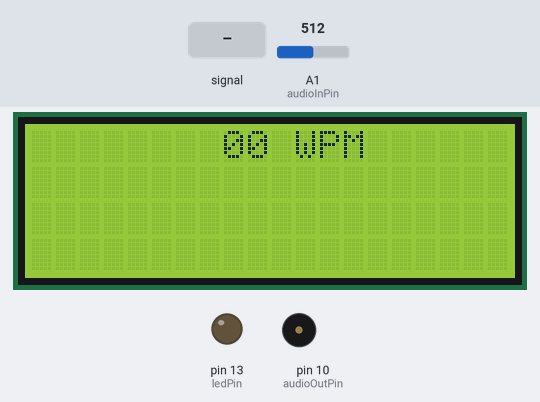
Simulated run of this sketch. Board: Arduino Uno, built with avr-gcc and run on an emulated ATmega328P. Parts: 20×4 character LCD, output pins drawn as LEDs (lit = HIGH), buzzer (waves = sounding). The test bench sets the inputs (shaded band); at power-on: A1 (audioInPin) = 512. What the sketch prints to the serial monitor is not drawn.

Above: at 1.3 s.
1.4 s: A1 (audioInPin) fed a 200 Hz sine of ±81 counts around its level
At 2.2 s:
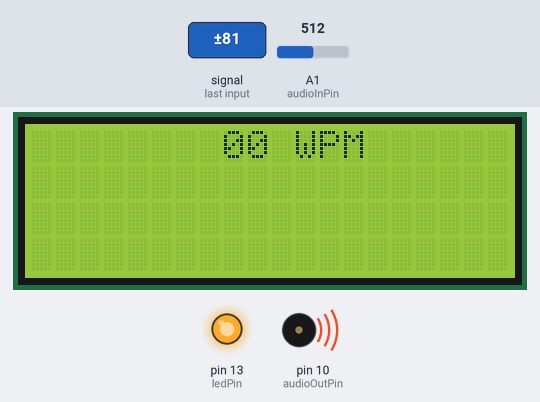
2.9 s: A1 (audioInPin) set to 568
At 3.6 s:
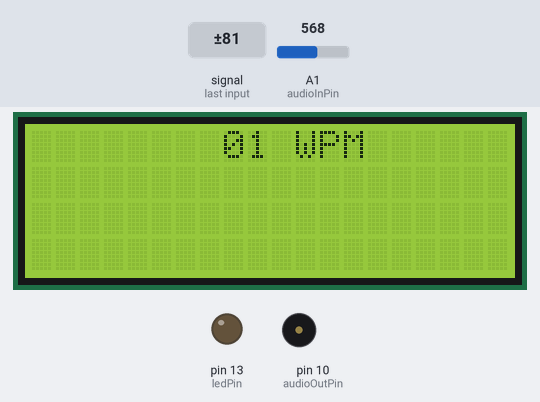
4.4 s: A1 (audioInPin) fed a 1000 Hz sine of ±255 counts around its level
At 5.5 s:
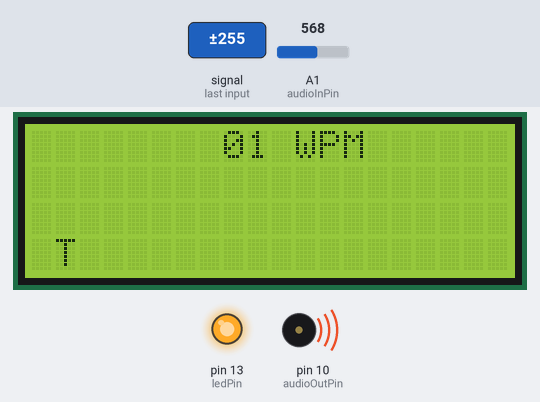
5.9 s: A1 (audioInPin) fed a 2 Hz sine of ±306 counts around its level
At 7.0 s:
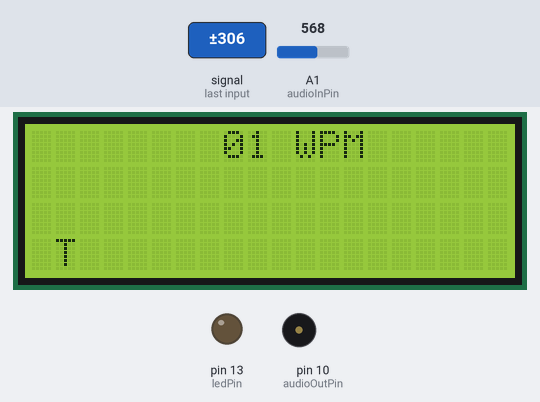
7.4 s: A1 (audioInPin) fed a 50 Hz sine of ±306 counts around its level
At 7.7 s:
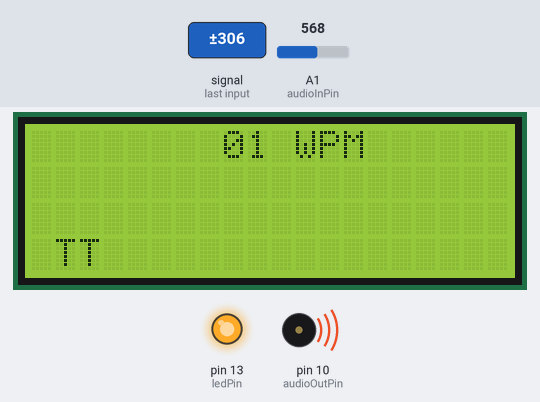
8.9 s: A1 (audioInPin) set to 548
At 9.8 s:
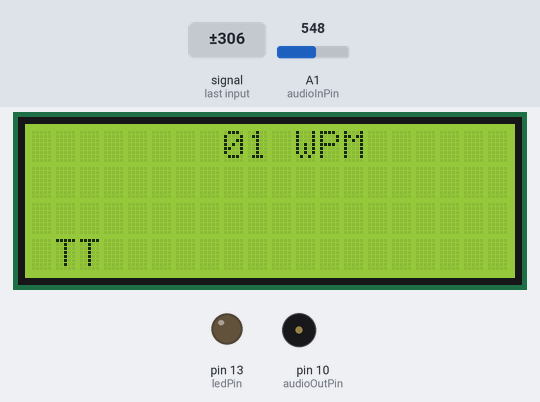
Timing chart, 0 to 11.9 s (numbered marks = the images above; inputs shaded):
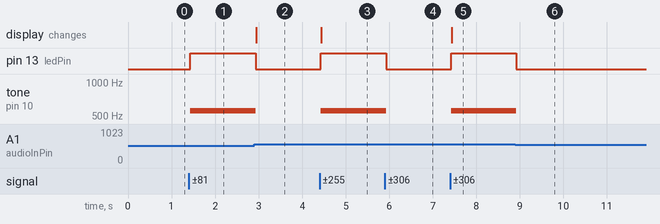

Measured:
- after the input at 1.4 s, pin 13 (ledPin): LOW → HIGH at once; tone on pin 10 (audioOutPin): silent → 558 Hz at once
- after the input at 2.9 s, pin 13 (ledPin): HIGH → LOW at once; tone on pin 10 (audioOutPin): 558 Hz → silent at once; the display: changes after 0.05 s (image 2)
- after the input at 4.4 s, pin 13 (ledPin): LOW → HIGH at once; tone on pin 10 (audioOutPin): silent → 558 Hz at once; the display: changes at once (image 3)
- after the input at 5.9 s, pin 13 (ledPin): HIGH → LOW at once; tone on pin 10 (audioOutPin): 558 Hz → silent at once
- after the input at 7.4 s, pin 13 (ledPin): LOW → HIGH at once; tone on pin 10 (audioOutPin): silent → 558 Hz at once; the display: changes at once (image 5)
- after the input at 8.9 s, pin 13 (ledPin): HIGH → LOW at once; tone on pin 10 (audioOutPin): 558 Hz → silent at once

The sketch:

CW_decoder11.ino
```cpp
// (licence header left out)
///////////////////////////////////////////////////////////////////////////
// Read more here http://en.wikipedia.org/wiki/Goertzel_algorithm        //
// if you want to know about FFT the http://www.dspguide.com/pdfbook.htm //
///////////////////////////////////////////////////////////////////////////

#include <Wire.h>  // Comes with Arduino IDE
//#include <LiquidCrystal.h>
#include <LiquidCrystal_I2C.h>

///////////////////////////////////////////////
// select the pins used on the LCD panel      /
///////////////////////////////////////////////
//  LiquidCrystal lcd(RS, E, D4, D5, D6, D7) //
///////////////////////////////////////////////

//LiquidCrystal lcd(12, 11, 5, 4, 3, 2);
LiquidCrystal_I2C lcd(0x27, 2, 1, 0, 4, 5, 6, 7, 3, POSITIVE);  // Set the LCD I2C address

const int colums = 20; /// have to be 16 or 20
const int rows = 4;  /// have to be 2 or 4

int lcdindex = 0;
int line1[colums];
int line2[colums];

////////////////////////////////
// Define 8 specials letters  //
////////////////////////////////

byte U_umlaut[8] =   {B01010,B00000,B10001,B10001,B10001,B10001,B01110,B00000}; // 'Ü'
byte O_umlaut[8] =   {B01010,B00000,B01110,B10001,B10001,B10001,B01110,B00000}; // 'Ö'
byte A_umlaut[8] =   {B01010,B00000,B01110,B10001,B11111,B10001,B10001,B00000}; // 'Ä'
byte AE_capital[8] = {B01111,B10100,B10100,B11110,B10100,B10100,B10111,B00000}; // 'Æ'
byte OE_capital[8] = {B00001,B01110,B10011,B10101,B11001,B01110,B10000,B00000}; // 'Ø'
byte fullblock[8] =  {B11111,B11111,B11111,B11111,B11111,B11111,B11111,B11111};
byte AA_capital[8] = {B00100,B00000,B01110,B10001,B11111,B10001,B10001,B00000}; // 'Å'
byte emtyblock[8] =  {B00000,B00000,B00000,B00000,B00000,B00000,B00000,B00000};

int audioInPin = A1;
int audioOutPin = 10;
int ledPin = 13;

float magnitude ;
int magnitudelimit = 100;
int magnitudelimit_low = 100;
int realstate = LOW;
int realstatebefore = LOW;
int filteredstate = LOW;
int filteredstatebefore = LOW;


///////////////////////////////////////////////////////////
// The sampling frq will be 8928 on a 16 mhz             //
// without any prescaler etc                             //
// because we need the tone in the center of the bins    //
// you can set the tone to 496, 558, 744 or 992          //
// then n the number of samples which give the bandwidth //
// can be (8928 / tone) * 1 or 2 or 3 or 4 etc           //
// init is 8928/558 = 16 *4 = 64 samples                 //
// try to take n = 96 or 128 ;o)                         //
// 48 will give you a bandwidth around 186 hz            //
// 64 will give you a bandwidth around 140 hz            //
// 96 will give you a bandwidth around 94 hz             //
// 128 will give you a bandwidth around 70 hz            //
// BUT remember that high n take a lot of time           //
// so you have to find the compromice - i use 48         //
///////////////////////////////////////////////////////////

float coeff;
float Q1 = 0;
float Q2 = 0;
float sine;
float cosine;
float sampling_freq=8928.0;
float target_freq=558.0; /// adjust for your needs see above
float n=48.0;  //// if you change  her please change next line also
int testData[48];

//////////////////////////////
// Noise Blanker time which //
// shall be computed so     //
// this is initial          //
//////////////////////////////
int nbtime = 6;  /// ms noise blanker

long starttimehigh;
long highduration;
long lasthighduration;
long hightimesavg;
long lowtimesavg;
long startttimelow;
long lowduration;
long laststarttime = 0;

char code[20];
int stop = LOW;
int wpm;


////////////////
// init setup //
////////////////
void setup() {

////////////////////////////////////
// The basic goertzel calculation //
////////////////////////////////////
  int	k;
  float	omega;
  k = (int) (0.5 + ((n * target_freq) / sampling_freq));
  omega = (2.0 * PI * k) / n;
  sine = sin(omega);
  cosine = cos(omega);
  coeff = 2.0 * cosine;

///////////////////////////////
// define special characters //
///////////////////////////////
 lcd.createChar(0, U_umlaut); //     German
 lcd.createChar(1, O_umlaut); //     German, Swedish
 lcd.createChar(2, A_umlaut); //     German, Swedish
 lcd.createChar(3, AE_capital); //   Danish, Norwegian
 lcd.createChar(4, OE_capital); //   Danish, Norwegian
 lcd.createChar(5, fullblock);
 lcd.createChar(6, AA_capital); //   Danish, Norwegian, Swedish
 lcd.createChar(7, emtyblock);
 lcd.clear();

 Serial.begin(9600);
 pinMode(ledPin, OUTPUT);
 lcd.begin(colums, rows);
 for (int index = 0; index < colums; index++){
    line1[index] = 32;
	line2[index] = 32;
 }

}

///////////////
// main loop //
///////////////
 void loop() {

  /////////////////////////////////////
  // The basic where we get the tone //
  /////////////////////////////////////

  for (char index = 0; index < n; index++)
  {
    testData[index] = analogRead(audioInPin);
  }
  for (char index = 0; index < n; index++){
	  float Q0;
	  Q0 = coeff * Q1 - Q2 + (float) testData[index];
	  Q2 = Q1;
	  Q1 = Q0;
  }
  float magnitudeSquared = (Q1*Q1)+(Q2*Q2)-Q1*Q2*coeff;  // we do only need the real part //
  magnitude = sqrt(magnitudeSquared);
  Q2 = 0;
  Q1 = 0;

  //Serial.print(magnitude); Serial.println();  //// here you can measure magnitude for setup..

  ///////////////////////////////////////////////////////////
  // here we will try to set the magnitude limit automatic //
  ///////////////////////////////////////////////////////////

  if (magnitude > magnitudelimit_low){
    magnitudelimit = (magnitudelimit +((magnitude - magnitudelimit)/6));  /// moving average filter
  }

  if (magnitudelimit < magnitudelimit_low)
	magnitudelimit = magnitudelimit_low;

  ////////////////////////////////////
  // now we check for the magnitude //
  ////////////////////////////////////

  if(magnitude > magnitudelimit*0.6) // just to have some space up
     realstate = HIGH;
  else
    realstate = LOW;

  /////////////////////////////////////////////////////
  // here we clean up the state with a noise blanker //
  /////////////////////////////////////////////////////

  if (realstate != realstatebefore){
	laststarttime = millis();
  }
  if ((millis()-laststarttime)> nbtime){
	if (realstate != filteredstate){
		filteredstate = realstate;
	}
  }

 ////////////////////////////////////////////////////////////
 // Then we do want to have some durations on high and low //
 ////////////////////////////////////////////////////////////

 if (filteredstate != filteredstatebefore){
	if (filteredstate == HIGH){
		starttimehigh = millis();
		lowduration = (millis() - startttimelow);
	}

	if (filteredstate == LOW){
		startttimelow = millis();
		highduration = (millis() - starttimehigh);
        if (highduration < (2*hightimesavg) || hightimesavg == 0){
			hightimesavg = (highduration+hightimesavg+hightimesavg)/3;     // now we know avg dit time ( rolling 3 avg)
		}
		if (highduration > (5*hightimesavg) ){
			hightimesavg = highduration+hightimesavg;     // if speed decrease fast ..
		}
	}
  }

 ///////////////////////////////////////////////////////////////
 // now we will check which kind of baud we have - dit or dah //
 // and what kind of pause we do have 1 - 3 or 7 pause        //
 // we think that hightimeavg = 1 bit                         //
 ///////////////////////////////////////////////////////////////

 if (filteredstate != filteredstatebefore){
  stop = LOW;
  if (filteredstate == LOW){  //// we did end a HIGH
   if (highduration < (hightimesavg*2) && highduration > (hightimesavg*0.6)){ /// 0.6 filter out false dits
	strcat(code,".");
	Serial.print(".");
   }
   if (highduration > (hightimesavg*2) && highduration < (hightimesavg*6)){
	strcat(code,"-");
	Serial.print("-");
	wpm = (wpm + (1200/((highduration)/3)))/2;  //// the most precise we can do ;o)
   }
  }

   if (filteredstate == HIGH){  //// we did end a LOW

   float lacktime = 1;
   if(wpm > 25)lacktime=1.0; ///  when high speeds we have to have a little more pause before new letter or new word
   if(wpm > 30)lacktime=1.2;
   if(wpm > 35)lacktime=1.5;

   if (lowduration > (hightimesavg*(2*lacktime)) && lowduration < hightimesavg*(5*lacktime)){ // letter space
    docode();
	code[0] = '\0';
	Serial.print("/");
   }
   if (lowduration >= hightimesavg*(5*lacktime)){ // word space
    docode();
	code[0] = '\0';
	printascii(32);
	Serial.println();
   }
  }
 }

 //////////////////////////////
 // write if no more letters //
 //////////////////////////////

  if ((millis() - startttimelow) > (highduration * 6) && stop == LOW){
   docode();
   code[0] = '\0';
   stop = HIGH;
  }

 /////////////////////////////////////
 // we will turn on and off the LED //
 // and the speaker                 //
 /////////////////////////////////////

   if(filteredstate == HIGH){
     digitalWrite(ledPin, HIGH);
	 tone(audioOutPin,target_freq);
   }
   else{
     digitalWrite(ledPin, LOW);
	 noTone(audioOutPin);
   }

 //////////////////////////////////
 // the end of main loop clean up//
 /////////////////////////////////
 updateinfolinelcd();
 realstatebefore = realstate;
 lasthighduration = highduration;
 filteredstatebefore = filteredstate;
 }


////////////////////////////////
// translate cw code to ascii //
////////////////////////////////

void docode(){
    if (strcmp(code,".-") == 0) printascii(65);
	if (strcmp(code,"-...") == 0) printascii(66);
	if (strcmp(code,"-.-.") == 0) printascii(67);
	if (strcmp(code,"-..") == 0) printascii(68);
	if (strcmp(code,".") == 0) printascii(69);
	if (strcmp(code,"..-.") == 0) printascii(70);
	if (strcmp(code,"--.") == 0) printascii(71);
	if (strcmp(code,"....") == 0) printascii(72);
	if (strcmp(code,"..") == 0) printascii(73);
	if (strcmp(code,".---") == 0) printascii(74);
	if (strcmp(code,"-.-") == 0) printascii(75);
	if (strcmp(code,".-..") == 0) printascii(76);
	if (strcmp(code,"--") == 0) printascii(77);
	if (strcmp(code,"-.") == 0) printascii(78);
	if (strcmp(code,"---") == 0) printascii(79);
	if (strcmp(code,".--.") == 0) printascii(80);
	if (strcmp(code,"--.-") == 0) printascii(81);
	if (strcmp(code,".-.") == 0) printascii(82);
	if (strcmp(code,"...") == 0) printascii(83);
	if (strcmp(code,"-") == 0) printascii(84);
	if (strcmp(code,"..-") == 0) printascii(85);
	if (strcmp(code,"...-") == 0) printascii(86);
	if (strcmp(code,".--") == 0) printascii(87);
	if (strcmp(code,"-..-") == 0) printascii(88);
	if (strcmp(code,"-.--") == 0) printascii(89);
	if (strcmp(code,"--..") == 0) printascii(90);

	if (strcmp(code,".----") == 0) printascii(49);
	if (strcmp(code,"..---") == 0) printascii(50);
	if (strcmp(code,"...--") == 0) printascii(51);
	if (strcmp(code,"....-") == 0) printascii(52);
	if (strcmp(code,".....") == 0) printascii(53);
	if (strcmp(code,"-....") == 0) printascii(54);
	if (strcmp(code,"--...") == 0) printascii(55);
	if (strcmp(code,"---..") == 0) printascii(56);
	if (strcmp(code,"----.") == 0) printascii(57);
	if (strcmp(code,"-----") == 0) printascii(48);

	if (strcmp(code,"..--..") == 0) printascii(63);
	if (strcmp(code,".-.-.-") == 0) printascii(46);
	if (strcmp(code,"--..--") == 0) printascii(44);
	if (strcmp(code,"-.-.--") == 0) printascii(33);
	if (strcmp(code,".--.-.") == 0) printascii(64);
	if (strcmp(code,"---...") == 0) printascii(58);
	if (strcmp(code,"-....-") == 0) printascii(45);
	if (strcmp(code,"-..-.") == 0) printascii(47);

	if (strcmp(code,"-.--.") == 0) printascii(40);
	if (strcmp(code,"-.--.-") == 0) printascii(41);
	if (strcmp(code,".-...") == 0) printascii(95);
	if (strcmp(code,"...-..-") == 0) printascii(36);
	if (strcmp(code,"...-.-") == 0) printascii(62);
	if (strcmp(code,".-.-.") == 0) printascii(60);
	if (strcmp(code,"...-.") == 0) printascii(126);
	//////////////////
	// The specials //
	//////////////////
	if (strcmp(code,".-.-") == 0) printascii(3);
	if (strcmp(code,"---.") == 0) printascii(4);
	if (strcmp(code,".--.-") == 0) printascii(6);

}

/////////////////////////////////////
// print the ascii code to the lcd //
// one a time so we can generate   //
// special letters                 //
/////////////////////////////////////
void printascii(int asciinumber){

int fail = 0;
if (rows == 4 and colums == 16)fail = -4; /// to fix the library problem with 4*16 display http://forum.arduino.cc/index.php/topic,14604.0.html

 if (lcdindex > colums-1){
  lcdindex = 0;
  if (rows==4){
	  for (int i = 0; i <= colums-1 ; i++){
		lcd.setCursor(i,rows-3);
		lcd.write(line2[i]);
		line2[i]=line1[i];
	  }
   }
  for (int i = 0; i <= colums-1 ; i++){
    lcd.setCursor(i+fail,rows-2);
    lcd.write(line1[i]);
	lcd.setCursor(i+fail,rows-1);
    lcd.write(32);
  }
 }
 line1[lcdindex]=asciinumber;
 lcd.setCursor(lcdindex+fail,rows-1);
 lcd.write(asciinumber);
 lcdindex += 1;
}

void updateinfolinelcd(){
/////////////////////////////////////
// here we update the upper line   //
// with the speed.                 //
/////////////////////////////////////

  int place;
  if (rows == 4){
   place = colums/2;}
  else{
   place = 2;
  }
	if (wpm<10){
		lcd.setCursor((place)-2,0);
		lcd.print("0");
		lcd.setCursor((place)-1,0);
		lcd.print(wpm);
		lcd.setCursor((place),0);
		lcd.print(" WPM");
	}
	else{
		lcd.setCursor((place)-2,0);
		lcd.print(wpm);
		lcd.setCursor((place),0);
		lcd.print(" WPM ");
	}

}
```
